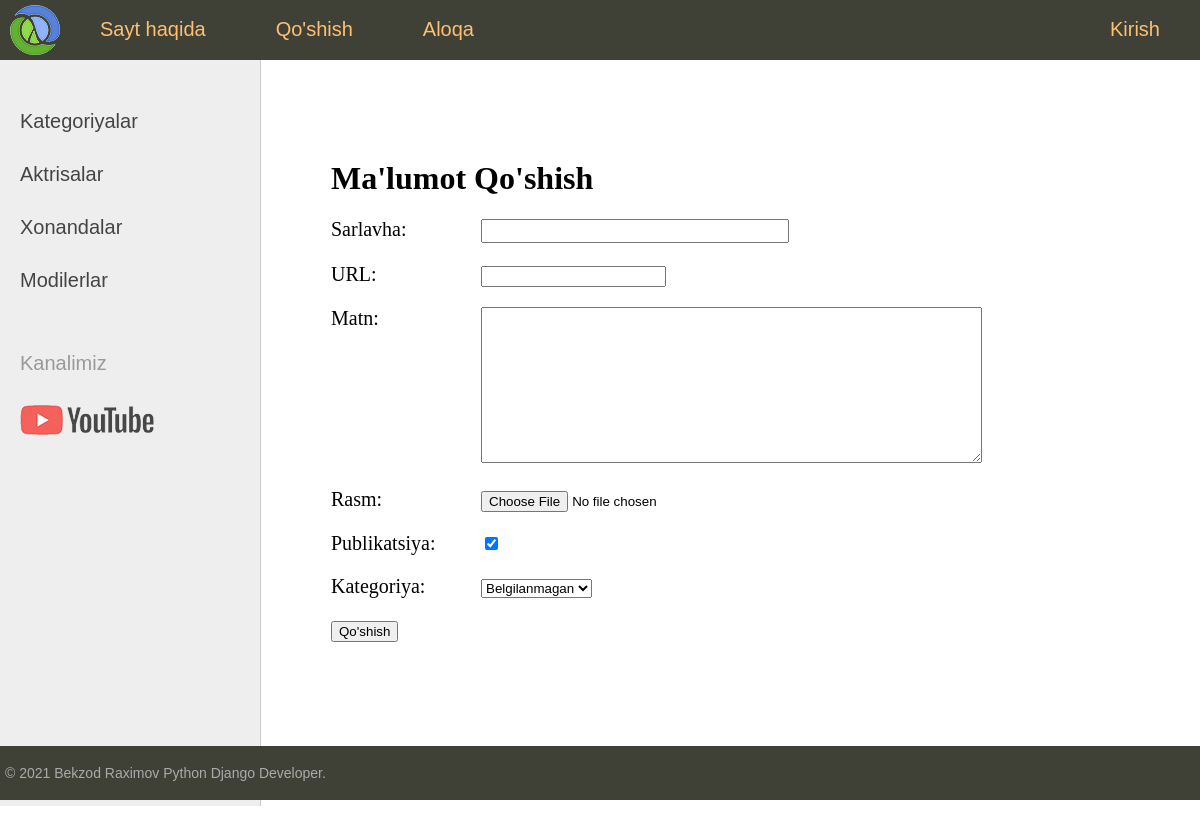
The app's page /addpage/, older data.
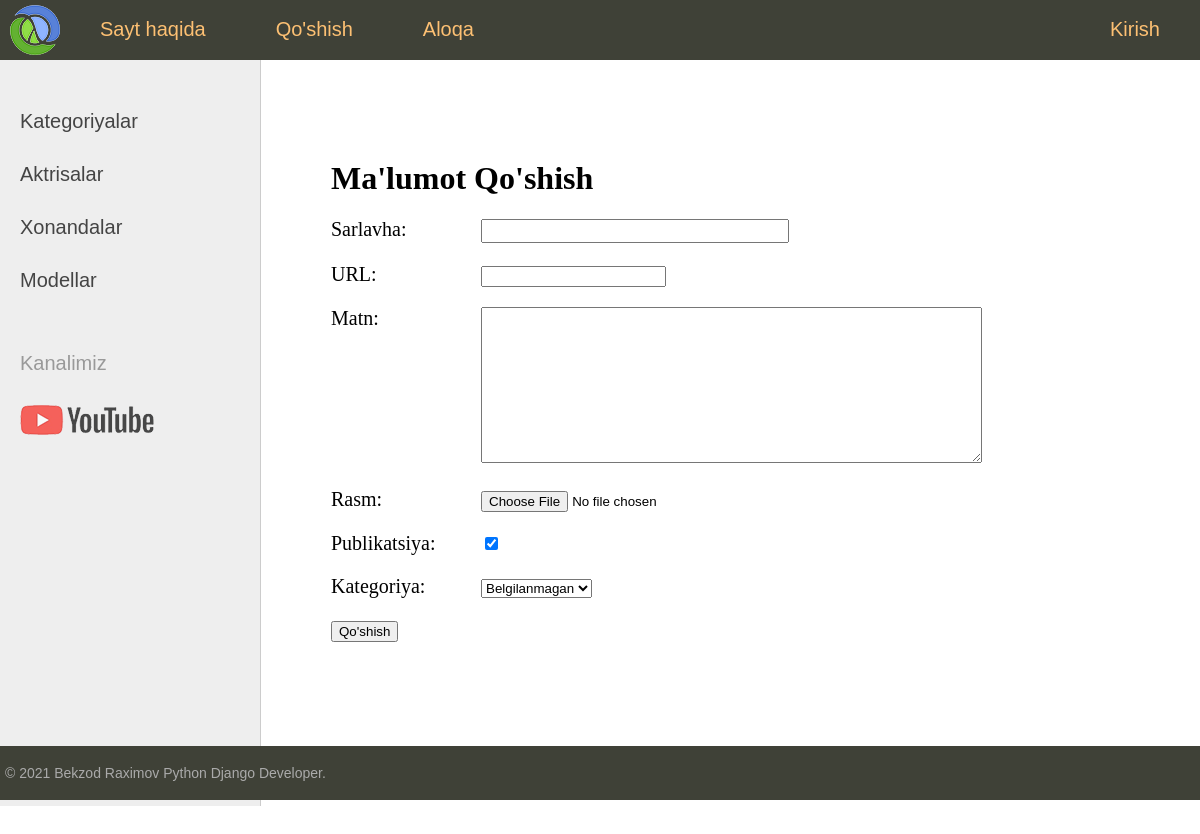
The same page, newer data.
### women/models.py (models this page shows)
class Category(models.Model):
    name = models.CharField(max_length=100, db_index=True, verbose_name = 'Kategoriya')
    slug = models.SlugField(max_length = 255, unique = True, db_index = True, verbose_name = 'URL')
    class Meta:
        verbose_name = 'Kategoriya'
        verbose_name_plural = 'Kategoriyalar'
        ordering = ['id']
    def __str__(self):
        return self.name
    def get_absolute_url(self):
        return reverse('category', kwargs = {'cat_id': self.pk})

### women/views.py (the view)
# urls.py: path('addpage/', add_page, name = 'add_page'),
def add_page(request):
    if request.method == 'POST':
        form = AddPostForm(request.POST, request.FILES)
        if form.is_valid():
            form.save()
            return redirect('home')
    else:
        form = AddPostForm()
    return render(request, 'women/addpage.html', {'form': form, 'menu': menu, 'title': 'Maqola qo\'shish'})

### women/forms.py (shortened to what this page needs)
class AddPostForm(forms.ModelForm):
    def __init__(self, *args, **kwargs):
        super().__init__(*args, **kwargs)
        self.fields['cat'].empty_label = 'Belgilanmagan'
    class Meta:
        model = Women
        fields = ['title', 'slug', 'content', 'photo', 'is_published', 'cat']
        widgets = {
            'title': forms.TextInput(attrs={'class': 'form-input'}),
            'content': forms.Textarea(attrs={'cols': 60, 'rows': 10})
        }

### women/templatetags/women_tags.py (called while the page is built)
@register.inclusion_tag('women/list_categories.html')
def show_categories(sort=None, cat_selected=0):
    if not sort:
        cats = Category.objects.all()
    else:
        cats = Category.objects.order_by(sort)
    return {'cats': cats, 'cat_selected': cat_selected}

### women/templates/women/addpage.html (shortened to what this page needs)
{% extends 'women/base.html' %}
{% block content %}
  <h1>Ma'lumot Qo'shish</h1>
  <form action="{% url 'add_page' %}" method="post" enctype="multipart/form-data">
    {% for f in form %}
      <p><label class="form-label" for="{{ f.id_for_label }}">{{ f.label }}: </label>{{ f }}</p>
    {% endfor %}
    <button type='submit'>Qo'shish</button>
  </form>
{% endblock %}

### women/templates/women/list_categories.html
{% for c in cats %}
  {% if c.pk == cat_selected %}
    <li class="selected">{{c.name}}</li>
  {% else %}
    <li><a href="{{ c.get_absolute_url }}"> {{ c.name }}</a></li>
  {% endif %}
{% endfor %}

Row changes from the older to the newer data that the page shows:
changed Category: name "Modilerlar" → "Modellar"
